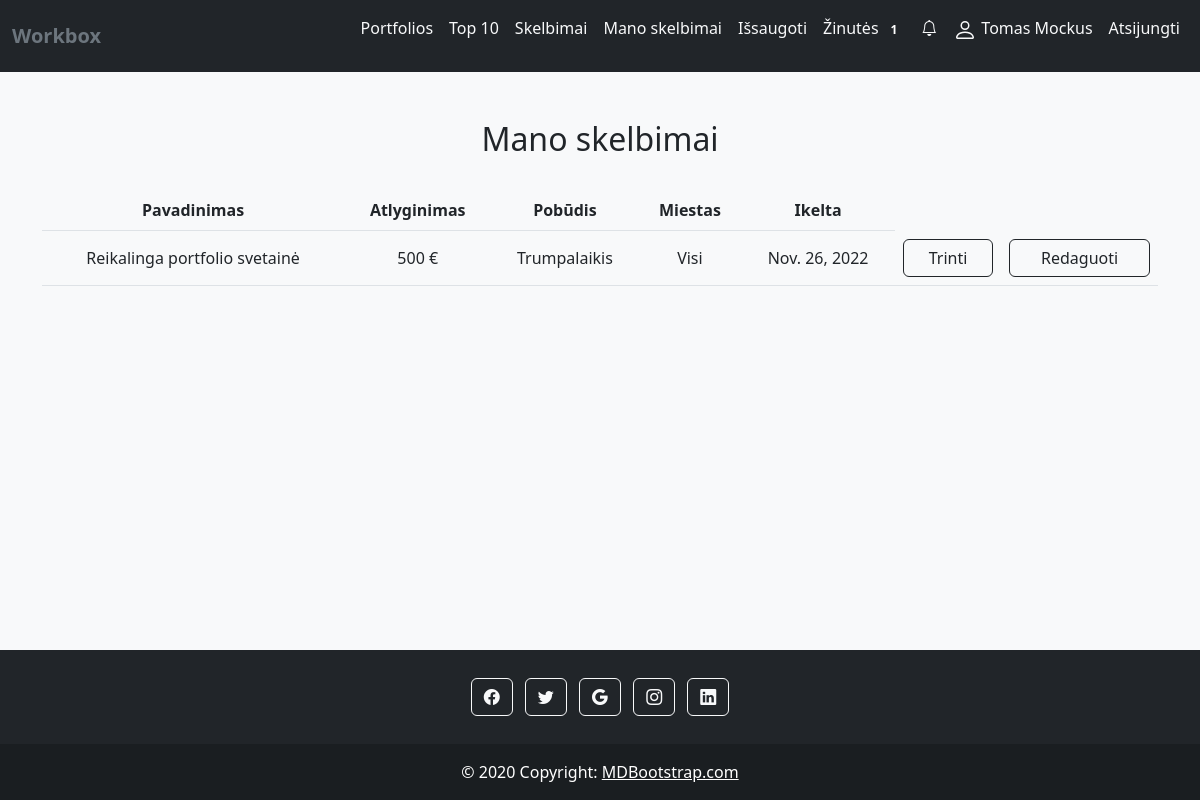
/manoskelbimai/6 (signed in), run on an earlier commit of the app's database.
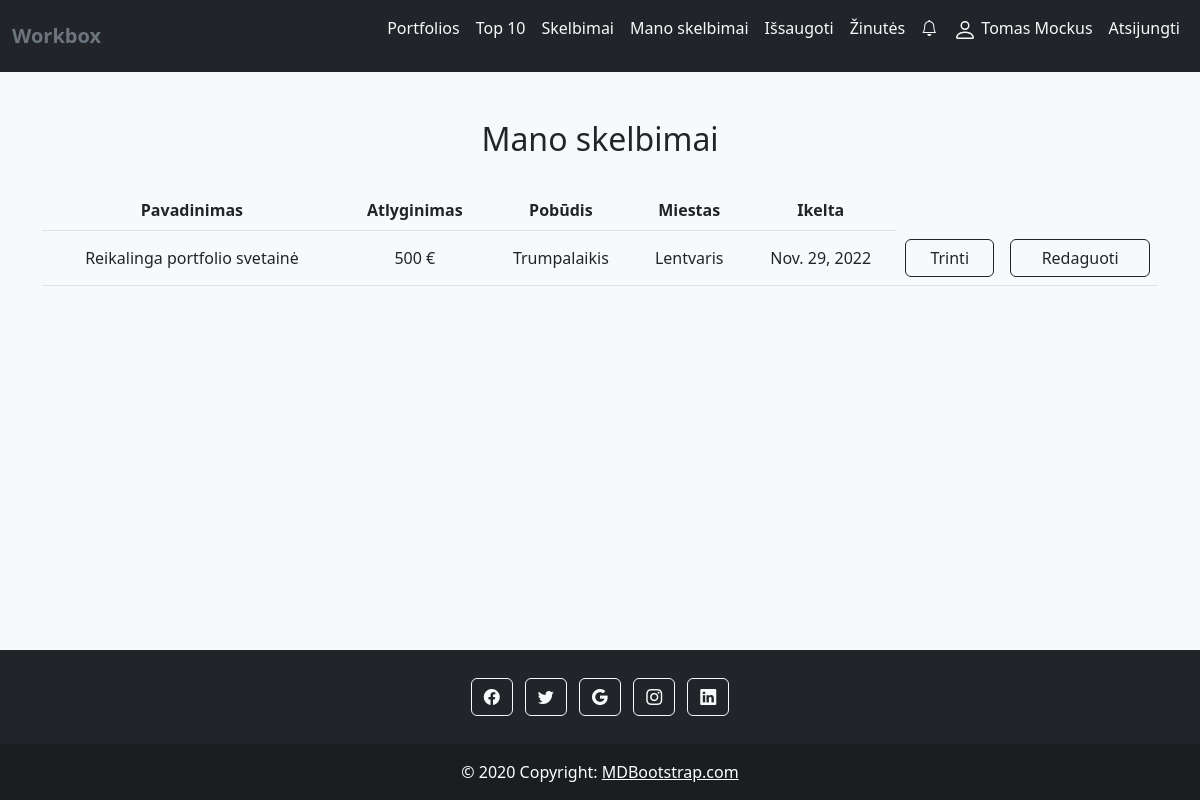
And on a later commit of the database.
### core/models.py (models this page shows, shortened)
class Profile(models.Model):
    user=models.OneToOneField(User, on_delete=models.CASCADE)
    name = models.CharField("Name",max_length=100,null=True, blank=True)
    surname = models.CharField("Surname",max_length=100,null=True, blank=True)
    forget_password_token = models.CharField(max_length=100, blank=True, null=True)
    about = models.TextField("About", max_length=1000, null=True, blank=True)
    profile_img = models.ImageField("Profile image",upload_to='profile_images', default='blank-profile-photo.jpeg')
    location = models.CharField("Location",max_length=100,null=True, blank=True)
    favorites_port = models.ManyToManyField("Portfolio", blank=True)
    favorites_skelb = models.ManyToManyField("Skelbimas", blank=True)

class Skelbimas(models.Model):
    logo = models.ImageField("Logo", default='no-image.png', upload_to='skelbimai', blank=True)
    name = models.CharField("Name",max_length=100, null=True,blank=True)
    about = models.CharField("About",max_length=1000,null=True, blank=True)
    upload_date = models.DateField("Upload date",null=True,auto_now=True)
    area = models.CharField("Area",max_length=100, null=True, blank=True)
    user_id = models.ForeignKey("Profile", on_delete=models.CASCADE)
    type = models.CharField("Type",max_length=100,null=True, blank=True)
    salary = models.IntegerField("Salary",null=True, blank=True)
    email = models.CharField("Email",max_length=100,null=True, blank=True)
    location = models.CharField("Location", max_length=100, null=True, blank=True)

### core/views.py (the view)
# urls.py: path('manoskelbimai/<str:pk>', views.manoskelbimai, name='manoskelbimai'),
@login_required(login_url="signin")
def manoskelbimai(request, pk):
    user_object = User.objects.get(id=pk)
    user_profile = Profile.objects.get(user=user_object)
    user_skelbimai = Skelbimas.objects.filter(user_id=user_profile.id)
    context = {
        'user_object': user_object,
        'user_profile': user_profile,
        'user_skelbimai': user_skelbimai,
    }
    return render(request, 'manoskelbimai.html', context)

### core/views.py (called while the page is built)
def inbox_notifications(request):
    directs_count = 0
    if request.user.is_authenticated:
        directs_count = Message.objects.filter(user=request.user, is_read=False).count()
    return {'directs_count': directs_count}

def count_notifications(request):
    count_notifications = 0
    if request.user.is_authenticated:
        count_notifications = Notification.objects.filter(user=request.user, is_seen=False).count()
    return {'count_notifications': count_notifications}

### templates/manoskelbimai.html (shortened to what this page needs)
{% extends 'base.html' %}
{% block content %}
{%load static%}
<div class="container my-5 text-center">
    <h2>Mano skelbimai</h2>
    <br>
    <table class="table table-hover">
        <tr>
            <th>Pavadinimas</th>
            <th>Atlyginimas</th>
            <th>Pobūdis</th>
            <th>Miestas</th>
            <th>Ikelta</th>
        </tr>
        {% for skelb in user_skelbimai.all%}
        <tr data-href="{% url 'skelbimas' skelb.id %}">
            <td>{{skelb.name}}</td>
            <td>{{skelb.salary}} €</td>
            <td>{{skelb.type}}</td>
            <td>{{skelb.location}}</td>
            <td>{{skelb.upload_date}}</td>
            <td>
                <a href="{% url 'delete_skelbimas' skelb.id %}">
                <button type="button" class="btn btn-outline-dark w-100" data-mdb-ripple-color="dark"
                        style="z-index: 1;">
                    Trinti
                </button></a>
            </td>
            <td><a href="{% url 'edit_skelbimas' skelb.id %}">
                <button type="button" class="btn btn-outline-dark w-100" data-mdb-ripple-color="dark"
                        style="z-index: 1;">
                    Redaguoti
                </button></a>
            </td>
        </tr>
        {%endfor%}
    </table>
    <br>
</div>
{% endblock %}

### templates/base.html (shortened to what this page needs)
<!DOCTYPE html>
{% load static %}
<html lang="en">
<head>
    <link href="https://cdn.jsdelivr.net/npm/bootstrap@5.2.2/dist/css/bootstrap.min.css" rel="stylesheet"
>
    <link rel="stylesheet" href="https://cdn.jsdelivr.net/npm/bootstrap-icons@1.9.1/font/bootstrap-icons.css">
</head>
<body class="bg-light d-flex flex-column min-vh-100">
<nav class="navbar navbar-expand-md bg-dark ">
    <div class="container-xxl ">
        <a href="{% url 'index'%}" class="navbar-brand">
            <span class="fw-bold text-secondary">Workbox</span>
        </a>
        <div class="collapse navbar-collapse justify-content-end align-center" id="main-nav">
            <ul class="navbar-nav ">
                <li class="nav-item">
                    <a class="nav-link text-light" href="{% url 'index' %}">Portfolios</a>
                </li>
                <li class="nav-item">
                    <a class="nav-link text-light" href="{% url 'top' %}">Top 10</a>
                </li>
                <li class="nav-item">
                    <a class="nav-link text-light" href="{% url 'skelbimai' %}">Skelbimai</a>
                </li>
                {% if user.is_authenticated %}
                <li class="nav-item"><a class="nav-link text-light" href="{% url 'manoskelbimai' user.id %}">Mano
                    skelbimai</a></li>
                <li class="nav-item"><a class="nav-link text-light" href="{% url 'issaugoti'%}">Išsaugoti
                    </a></li>
                <li class="nav-item"><a class="nav-link text-light" href="{% url 'inbox' %}" > Žinutės
                    {% if directs_count%}
                    <span class="badge"> {{directs_count}} </span>
                    {%else%}
                    <p></p>
                    {%endif%}
                    </a></li>
                <li class="nav-item"><a class="nav-link text-light" href="{% url 'show-notifications' %}"><span><i class="bi bi-bell"></i></span>
                    </a></li>
                <li class="nav-item"><a class="nav-link text-light" href="{% url 'manoprofilis' user.id %}">
                    {{ user.profile.name }} {{ user.profile.surname }}</a></li>
                <li class="nav-item"><a class="nav-link text-light" href="{% url 'logout'%}?next=/">Atsijungti</a></li>
                {% else %}
                <li class="nav-item"><a class="nav-link text-light" href="{% url 'signin'%}?next={{request.path}}">Prisijungti</a>
                </li>
                <li class="nav-item"><a class="nav-link text-light" href="{% url 'signup'%}">Registruotis</a></li>
                {% endif %}
            </ul>
        </div>
    </div>
</nav>
{% block content %}{% endblock %}
<footer class="bg-dark text-center text-white mt-auto">
    <div class="container p-4 pb-0">
        <section class="mb-4">
            <a class="btn btn-outline-light btn-floating m-1" href="#!" role="button"
            ><i class="bi bi-facebook"></i
            ></a>
            <a class="btn btn-outline-light btn-floating m-1" href="#!" role="button"
            ><i class="bi bi-twitter"></i
            ></a>
            <a class="btn btn-outline-light btn-floating m-1" href="#!" role="button"
            ><i class="bi bi-google"></i
            ></a>
            <a class="btn btn-outline-light btn-floating m-1" href="#!" role="button"
            ><i class="bi bi-instagram"></i
            ></a>
            <a class="btn btn-outline-light btn-floating m-1" href="#!" role="button"
            ><i class="bi bi-linkedin"></i
            ></a>
        </section>
    </div>
    <div class="text-center p-3" style="background-color: rgba(0, 0, 0, 0.2);">
        © 2020 Copyright:
        <a class="text-white" href="https://mdbootstrap.com/">MDBootstrap.com</a>
    </div>
</footer>
</body>

### templates/manoskelbimai.html (style rules this page uses)
tr[data-href] { cursor: pointer; }
td { vertical-align: middle }

What changed in the data, as far as the page shows it:
changed Skelbimas "Reikalinga portfolio svetainė": location "Visi" → "Lentvaris"; upload_date "Nov. 26, 2022" → "Nov. 29, 2022"
Also different on the page:
{{ directs_count }}: "1" → (not shown)
